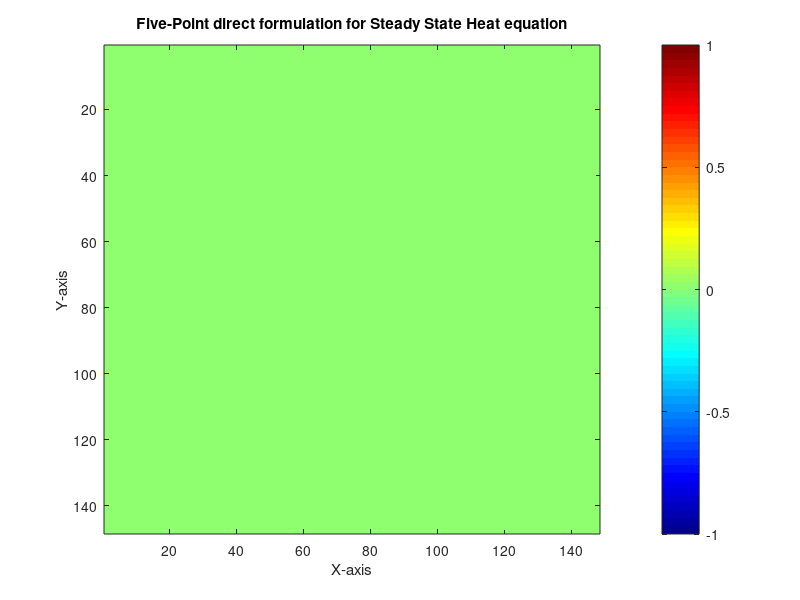

Source code (MATLAB):
% Leander Tenbarge, Hoffman CFD Chapter 5, Numerical Methods for Elliptic partial differential equations:
% Implicit 5 point formulation:
% Page 153-155

clear all

% System Setup as listed in page:
width = 1;  % feet
height = 1; % feet
numPointsWidth = 150;
numPointsHeight = 150;
dx = width/numPointsWidth;
dy = height/numPointsHeight;
beta = dx/dy;
Tupper = 0; % rankine
Tleft  = 0; % rankine
Tright = 100; % rankine
Tlower = 100; % rankine


% Basic 5 grid method (Pentadiagonal Matrices, Non-iterative formulation):
Tfive = zeros(numPointsHeight,numPointsWidth); % Generating the solution space
Tfive(:,1) = Tleft;
Tfive(1,:) = Tupper;
Tfive(:,end) = Tright;
Tfive(end,:) = Tlower;
alpha = -2*(1+ beta^2);


% Constructing the b matrix in Ax = b:
b = zeros(size(Tfive,1)-2, size(Tfive,2)-2);  % (ny-2)x(nx-2)

for i = 1:size(b,1)
    for j = 1:size(b,2)

        % Top boundary (row above current point)
        if i == 1
            b(i,j) = b(i,j) - Tfive(i,j+1);
        end

        % Bottom boundary (row below current point)
        if i == size(b,1)
            b(i,j) = b(i,j) - Tfive(i+2,j);
        end

        % Left boundary (column to the left of current point)
         if j == 1 
            b(i,j) = b(i,j) - (beta^2)*Tfive(i+1,j);
         end

        % Right boundary (column to the right of current point)
         if j == size(b,2)
            b(i,j) = b(i,j) - (beta^2)*Tfive(i+1,j+2);
        end

    end
end

% Creating the A matricies, via the Spdiags function and correcting for the Column jump effects:
% Because we need to adjust for the columns wrapping along the beta terms are a length(column) number of points laterally,
% as represented in the matrix.
A = spdiags([beta^2, 1, alpha, 1, beta^2],[-size(b,1),-1,0,1,size(b,1)],numel(b),numel(b)); % Contructing the sparse matricies:


for column = 1:size(b,2)
    base = (column - 1)*size(b,1);
    if column < size(b,2)
        % Remove wrap-around entries between adjacent columns
        A(base + size(b,1), base + size(b,1) + 1) = 0;
        A(base + size(b,1) + 1, base + size(b,1)) = 0;
    end
end

% Flattening the B Matricies
b = reshape(b, [], 1);

% Solving the linear equation,and reformatting back into correct dimensions
x = A \ b;
x = reshape(x,numPointsHeight-2,numPointsWidth-2);

% Plot heat map
imagesc(x);          % display the matrix as an image
colorbar;               % show color scale
colormap('jet');        % choose a colormap ('jet', 'parula', 'hot', etc.)
title('Five-Point direct formulation for Steady State Heat equation');
xlabel('X-axis');
ylabel('Y-axis');



